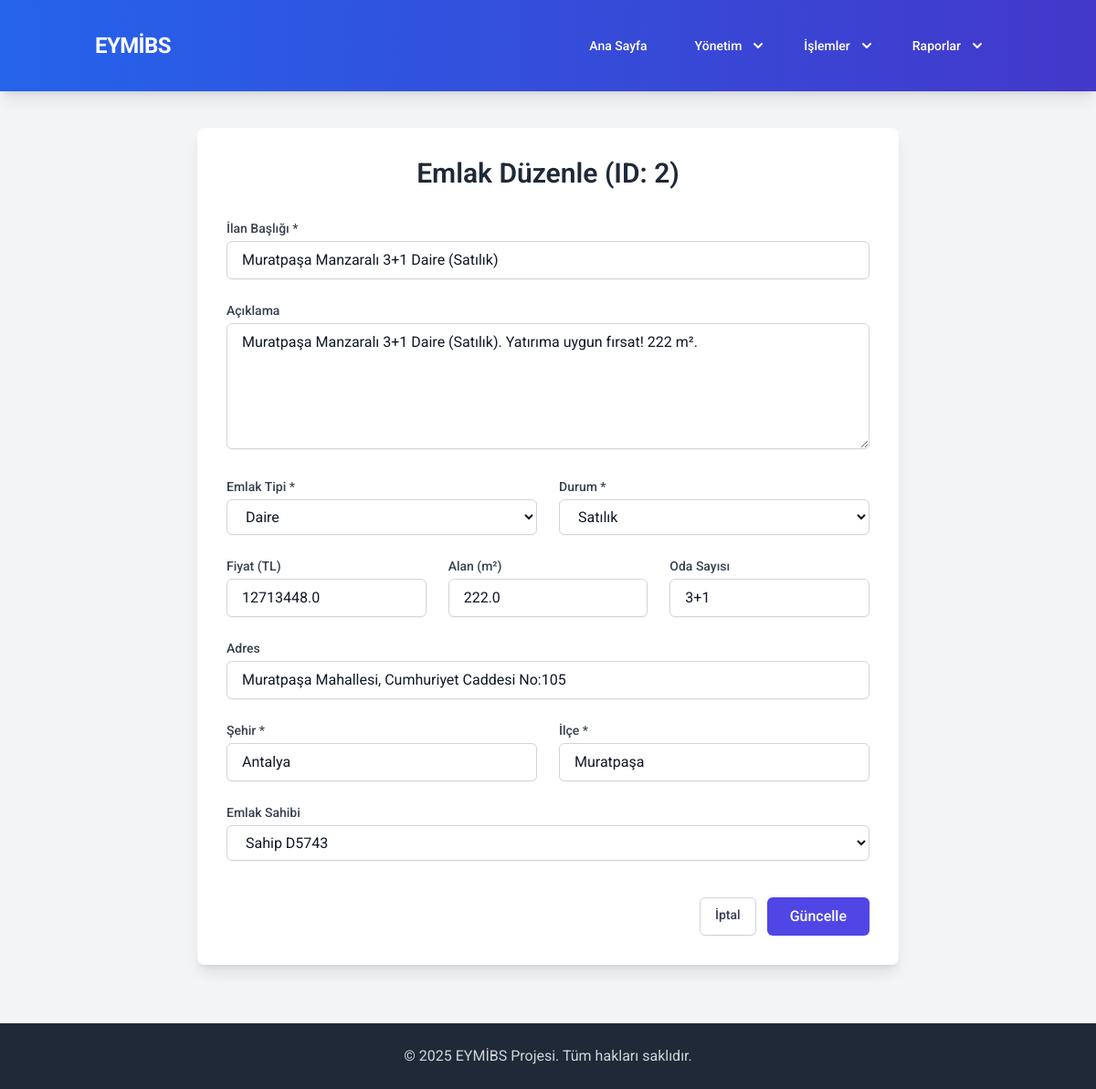
The app's page /edit_property/2 with its own data.
### tables this page shows
CREATE TABLE properties (
                id INTEGER PRIMARY KEY AUTOINCREMENT,
                title TEXT NOT NULL,
                description TEXT,
                property_type TEXT,
                status TEXT NOT NULL, -- Satılık, Kiralık, Satıldı, Kiralandı etc.
                price REAL,
                area REAL, -- m²
                rooms TEXT, -- Örn: 3+1, 2+1
                address TEXT,
                city TEXT,
                district TEXT,
                -- agent_id INTEGER, -- Bu alan kaldırıldı
                owner_id INTEGER, -- Emlak sahibine referans
                date_added DATETIME DEFAULT CURRENT_TIMESTAMP,
                -- FOREIGN KEY (agent_id) REFERENCES agents (id) ON DELETE SET NULL, -- Kaldırıldı
                FOREIGN KEY (owner_id) REFERENCES owners (id) ON DELETE SET NULL -- Sahip silinirse NULL yap
            );

CREATE TABLE owners (
                id INTEGER PRIMARY KEY AUTOINCREMENT,
                name TEXT NOT NULL,
                phone TEXT UNIQUE,
                email TEXT UNIQUE,
                notes TEXT,
                date_added DATETIME DEFAULT CURRENT_TIMESTAMP
            );

### app.py (the view, shortened to what this page needs)
@app.route('/edit_property/<int:property_id>', methods=['GET', 'POST'])
def edit_property(property_id):
    owners = get_owners_list() # Sahip seçimi için
    db = get_db()
    cursor = db.cursor()
    property_data = None
    try:
        cursor.execute("SELECT * FROM properties WHERE id = ?", (property_id,))
        property_data = cursor.fetchone()
    except sqlite3.Error as e:
        flash(f"Emlak bilgileri alınırken hata: {e}", "error")
        return redirect(url_for('list_properties'))
    if property_data is None:
        abort(404, description=f"ID {property_id} olan emlak bulunamadı.")
    return render_template('edit_property.html', page_title="Emlak Düzenle", property=property_data, owners=owners)

### app.py (called while the page is built)
def get_db():
    db = getattr(g, '_database', None)
    if db is None:
        try:
            db = g._database = sqlite3.connect(DATABASE)
            db.row_factory = sqlite3.Row # Sonuçları sözlük gibi erişilebilir yapar
            db.execute("PRAGMA foreign_keys = ON") # Yabancı anahtar kısıtlamalarını etkinleştir
            print("Veritabanı bağlantısı başarıyla açıldı.")
        except sqlite3.Error as e:
            print(f"Veritabanı bağlantı hatası: {e}")
            abort(500, description=f"Veritabanına bağlanılamıyor: {e}")
    return db

@app.teardown_appcontext
def close_connection(exception):
    db = getattr(g, '_database', None)
    if db is not None:
        try:
            db.close()
            print("Veritabanı bağlantısı kapatıldı.")
        except sqlite3.Error as e:
            print(f"Veritabanı kapatma hatası: {e}")

@app.context_processor
def inject_now():
    return {'now': datetime.now()}

def get_owners_list():
    db = get_db()
    cursor = db.cursor()
    try:
        cursor.execute("SELECT id, name FROM owners ORDER BY name")
        return cursor.fetchall()
    except sqlite3.Error as e:
        print(f"Hata: get_owners_list - {e}")
        flash(f"Sahip listesi alınırken hata: {e}", "error")
        return []

### templates/edit_property.html (shortened to what this page needs)
{% extends "base.html" %}
{% block content %}
<div class="bg-white p-8 rounded-lg shadow-lg max-w-3xl mx-auto">
    <h1 class="text-3xl font-semibold text-gray-800 mb-8 text-center">Emlak Düzenle (ID: {{ property['id'] }})</h1>
    <form action="{{ url_for('edit_property', property_id=property['id']) }}" method="POST" class="space-y-6">
        <div>
            <label for="title" class="block text-sm font-medium text-gray-700 mb-1">İlan Başlığı *</label>
            <input type="text" id="title" name="title" value="{{ property['title'] | default('', true) }}" class="w-full px-4 py-2 border border-gray-300 rounded-md shadow-sm focus:outline-none focus:ring-2 focus:ring-indigo-500 focus:border-indigo-500" required>
        </div>
        <div>
            <label for="description" class="block text-sm font-medium text-gray-700 mb-1">Açıklama</label>
            <textarea id="description" name="description" rows="5" class="w-full px-4 py-2 border border-gray-300 rounded-md shadow-sm focus:outline-none focus:ring-2 focus:ring-indigo-500 focus:border-indigo-500">{{ property['description'] | default('', true) }}</textarea>
        </div>
        <div class="grid grid-cols-1 md:grid-cols-2 gap-6">
            <div>
                <label for="property_type" class="block text-sm font-medium text-gray-700 mb-1">Emlak Tipi *</label>
                <select id="property_type" name="property_type" class="w-full px-4 py-2 border border-gray-300 rounded-md shadow-sm focus:outline-none focus:ring-2 focus:ring-indigo-500 focus:border-indigo-500 bg-white" required>
                    <option value="Daire" {% if property['property_type'] == 'Daire' %}selected{% endif %}>Daire</option>
                </select>
            </div>
            <div>
                <label for="status" class="block text-sm font-medium text-gray-700 mb-1">Durum *</label>
                 <select id="status" name="status" class="w-full px-4 py-2 border border-gray-300 rounded-md shadow-sm focus:outline-none focus:ring-2 focus:ring-indigo-500 focus:border-indigo-500 bg-white" required>
                    <option value="Satılık" {% if property['status'] == 'Satılık' %}selected{% endif %}>Satılık</option>
                </select>
            </div>
        </div>
        <div class="grid grid-cols-1 md:grid-cols-3 gap-6">
            <div>
                <label for="price" class="block text-sm font-medium text-gray-700 mb-1">Fiyat (TL)</label>
                <input type="number" id="price" name="price" step="0.01" value="{{ property['price'] | default('', true) }}" placeholder="Örn: 1500000" class="w-full px-4 py-2 border border-gray-300 rounded-md shadow-sm focus:outline-none focus:ring-2 focus:ring-indigo-500 focus:border-indigo-500">
            </div>
            <div>
                <label for="area" class="block text-sm font-medium text-gray-700 mb-1">Alan (m²)</label>
                <input type="number" id="area" name="area" step="0.1" value="{{ property['area'] | default('', true) }}" placeholder="Örn: 120" class="w-full px-4 py-2 border border-gray-300 rounded-md shadow-sm focus:outline-none focus:ring-2 focus:ring-indigo-500 focus:border-indigo-500">
            </div>
            <div>
                <label for="rooms" class="block text-sm font-medium text-gray-700 mb-1">Oda Sayısı</label>
                <input type="text" id="rooms" name="rooms" value="{{ property['rooms'] | default('', true) }}" placeholder="Örn: 3+1" class="w-full px-4 py-2 border border-gray-300 rounded-md shadow-sm focus:outline-none focus:ring-2 focus:ring-indigo-500 focus:border-indigo-500">
            </div>
        </div>
         <div>
            <label for="address" class="block text-sm font-medium text-gray-700 mb-1">Adres</label>
            <input type="text" id="address" name="address" value="{{ property['address'] | default('', true) }}" placeholder="Mahalle, Sokak, No..." class="w-full px-4 py-2 border border-gray-300 rounded-md shadow-sm focus:outline-none focus:ring-2 focus:ring-indigo-500 focus:border-indigo-500">
        </div>
        <div class="grid grid-cols-1 md:grid-cols-2 gap-6">
            <div>
                <label for="city" class="block text-sm font-medium text-gray-700 mb-1">Şehir *</label>
                <input type="text" id="city" name="city" value="{{ property['city'] | default('', true) }}" class="w-full px-4 py-2 border border-gray-300 rounded-md shadow-sm focus:outline-none focus:ring-2 focus:ring-indigo-500 focus:border-indigo-500" required>
            </div>
            <div>
                <label for="district" class="block text-sm font-medium text-gray-700 mb-1">İlçe *</label>
                <input type="text" id="district" name="district" value="{{ property['district'] | default('', true) }}" class="w-full px-4 py-2 border border-gray-300 rounded-md shadow-sm focus:outline-none focus:ring-2 focus:ring-indigo-500 focus:border-indigo-500" required>
            </div>
        </div>
         <div>
            <label for="owner_id" class="block text-sm font-medium text-gray-700 mb-1">Emlak Sahibi</label>
            <select id="owner_id" name="owner_id" class="w-full px-4 py-2 border border-gray-300 rounded-md shadow-sm focus:outline-none focus:ring-2 focus:ring-indigo-500 focus:border-indigo-500 bg-white">
                {% for owner in owners %}
                 <option value="{{ owner['id'] }}" {% if property['owner_id'] == owner['id'] %}selected{% endif %}>{{ owner['name'] }}</option>
                {% endfor %}
            </select>
        </div>
        <div class="pt-4 flex justify-end space-x-3">
             <a href="{{ url_for('list_properties') }}" class="inline-flex justify-center py-2 px-4 border border-gray-300 rounded-md shadow-sm text-sm font-medium text-gray-700 bg-white hover:bg-gray-50 focus:outline-none focus:ring-2 focus:ring-offset-2 focus:ring-indigo-500">
                İptal
            </a>
            <button type="submit" class="inline-flex justify-center py-2 px-6 border border-transparent shadow-sm text-base font-medium rounded-md text-white bg-indigo-600 hover:bg-indigo-700 focus:outline-none focus:ring-2 focus:ring-offset-2 focus:ring-indigo-500 transition duration-150 ease-in-out">
                Güncelle
            </button>
        </div>
    </form>
</div>
{% endblock %}

### templates/base.html (style rules this page uses)
body { font-family: 'Inter', sans-serif; }
body { font-family: 'Roboto', 'Inter', sans-serif; }

### records on screen
properties: id "2", title "Muratpaşa Manzaralı 3+1 Daire (Satılık)", description "Muratpaşa Manzaralı 3+1 Daire (Satılık). Yatırıma uygun fırsat! 222 m².", property_type "Daire", status "Satılık", price "12713448.0", area "222.0", rooms "3+1", address "Muratpaşa Mahallesi, Cumhuriyet Caddesi No:105", city "Antalya", district "Muratpaşa", owner_id "Sahip D5743"
